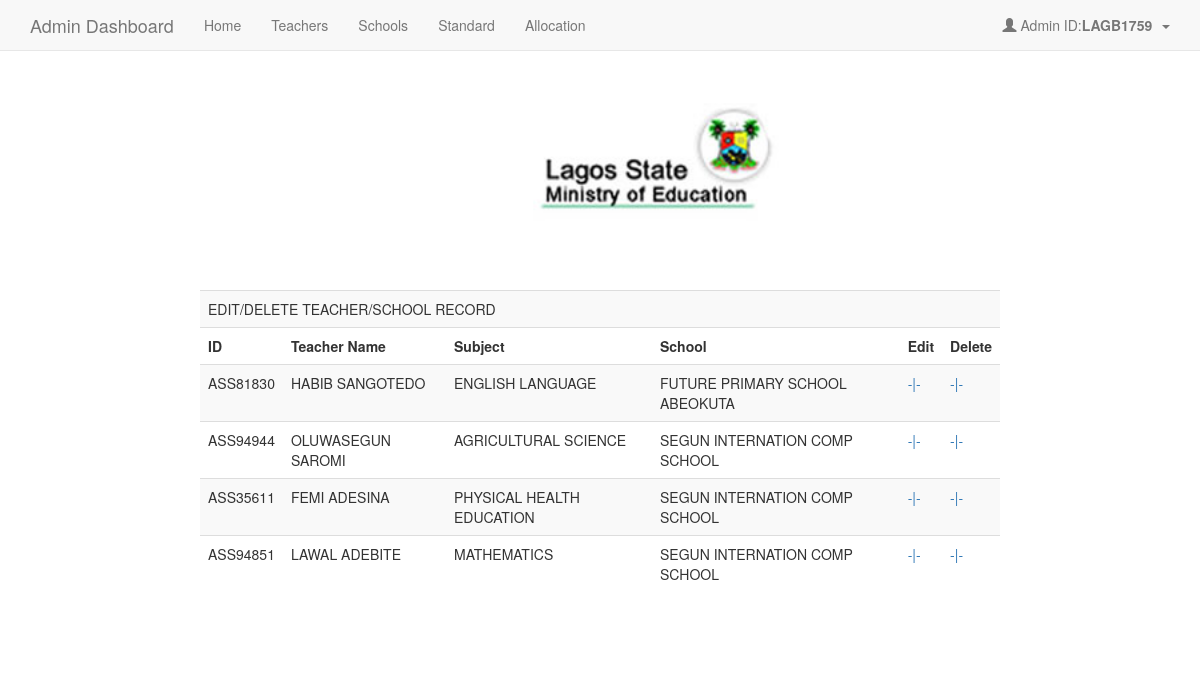
Screenshot of /login/assign.php (signed in) with the database file from the repository.
### tables this page shows
CREATE TABLE `users` (
  `userId` int(11) NOT NULL,
  `userName` varchar(30) NOT NULL,
  `userEmail` varchar(60) NOT NULL,
  `userPass` varchar(255) NOT NULL
);

CREATE TABLE `assign_tbl` (
  `SN` int(255) NOT NULL,
  `assign_id` varchar(255) NOT NULL,
  `teacher_id` varchar(255) NOT NULL,
  `teacher_name` varchar(255) NOT NULL,
  `teacher_subject` varchar(255) NOT NULL,
  `school_id` varchar(255) NOT NULL,
  `school_name` varchar(255) NOT NULL
);

### login/assign.php (the view, shortened to what this page needs)
<?php
	$conn = mysqli_connect('localhost','root','','lagoseduboard');
	$res=mysqli_query($conn,"SELECT * FROM users WHERE userId=".$_SESSION['user']);
	$userRow=mysqli_fetch_array($res);
?>
<!DOCTYPE html>
<html>
<head>
<link rel="stylesheet" href="assets/css/bootstrap.min.css">
<link rel="stylesheet" href="style.css" type="text/css" />
</head>
<body>
	<nav class="navbar navbar-default navbar-fixed-top">
      <div class="container">
        <div class="navbar-header">
          <a class="navbar-brand" href="#">Admin Dashboard </a>
        </div>
        <div id="navbar" class="navbar-collapse collapse">    <ul class="nav navbar-nav">            <li><a href="detail.php">Home</a></li><li><a href="teacher.php">Teachers</a></li>
            <li><a href="school.php">Schools</a></li>
<li><a href="standard.php">Standard</a></li>
<li><a href="assign.php">Allocation</a></li>
          </ul>
          <ul class="nav navbar-nav navbar-right">
            <li class="dropdown">
              <a href="#" class="dropdown-toggle" data-toggle="dropdown" role="button" aria-haspopup="true" aria-expanded="false">
			  <span class="glyphicon glyphicon-user"></span>&nbsp;Admin ID:<strong><?php echo $userRow['userName']; ?> </strong>&nbsp;<span class="caret"></span></a>
</li>
          </ul>
        </div>
      </div>
    </nav>
	<div id="wrapper">
<div style="background-image: url(onlineapp/ccslogo/header.jpg); background-repeat: no-repeat center center; background-size: cover; height: 200px"></div>
	<div class="container"><br>
	  <div class="col-lg-12">
		<div class="row">
			<div id="form-content"><br>
<table width="100%" border="0" class="table table-striped">
  <tr>
    <td colspan="7">EDIT/DELETE TEACHER/SCHOOL RECORD</td>
    </tr>
  <tr>
    <td><strong>ID</strong></td>
    <td><strong>Teacher Name</strong></td>
    <td><strong>Subject</strong></td>
    <td><strong>School</strong></td>
    <td><strong>Edit</strong></td>
    <td><strong>Delete</strong></td>  </tr>
<?php
$conn = mysqli_connect('localhost','root','','lagoseduboard');
$detaila = mysqli_query($conn,"SELECT * FROM assign_tbl ORDER by school_name ASC");
while ($detailfetcha=mysqli_fetch_array($detaila)){?>
<?php
$assign_id=$detailfetcha['assign_id'];
$teacher_name=$detailfetcha['teacher_name'];
$teacher_subject=$detailfetcha['teacher_subject'];
$school_name=$detailfetcha['school_name'];
?>
<tr>
    <td><?php echo $assign_id; ?></td>
    <td><?php echo $teacher_name; ?></td>
    <td><?php echo $teacher_subject; ?></td>
    <td><?php echo $school_name; ?></td>
<td><a href="assign_edit.php?page=null&assign_id=<?php echo $assign_id; ?>" title="<?php echo $assign_id; ?>">-|-</a></td>
<td><a href="assign_delete.php?page=null&assign_id=<?php echo $assign_id; ?>" title="<?php echo $assign_id; ?>">-|-</a></td>  </tr> <?php }?>
</table><br><br>
		  </div>
            </div>
	</div>
</div>
</div>
</body>
</html>

### login/style.css (style rules this page uses)
* { margin:0; padding:0; }
#wrapper { padding-top:50px; }

### login/assign.php (style rules this page uses)
#form-content { margin: 0 auto; width: 800px; }

### rows the page displays
users: userName "LAGB1759"
assign_tbl: assign "ASS81830", teacher_name "HABIB SANGOTEDO", teacher_subject "ENGLISH LANGUAGE", school_name "FUTURE PRIMARY SCHOOL ABEOKUTA"
assign_tbl: assign "ASS94944", teacher_name "OLUWASEGUN SAROMI", teacher_subject "AGRICULTURAL SCIENCE", school_name "SEGUN INTERNATION COMP SCHOOL"
assign_tbl: assign "ASS35611", teacher_name "FEMI ADESINA", teacher_subject "PHYSICAL HEALTH EDUCATION", school_name "SEGUN INTERNATION COMP SCHOOL"
assign_tbl: assign "ASS94851", teacher_name "LAWAL ADEBITE", teacher_subject "MATHEMATICS", school_name "SEGUN INTERNATION COMP SCHOOL"
